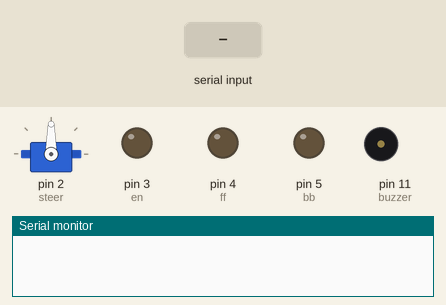
A sketch run on a simulated Arduino Uno, built with avr-gcc and run on an emulated ATmega328P. Parts: servo, output pins drawn as LEDs (lit = HIGH), buzzer (waves = sounding, pin HIGH), the last lines printed to the serial monitor. Inputs (shaded band) come from the test bench.

Above: at 1.2 s.
1.3 s: "00" received over Serial
At 1.8 s:
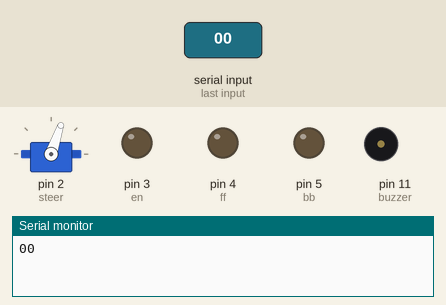
2.8 s: "1" received over Serial
At 4.0 s:
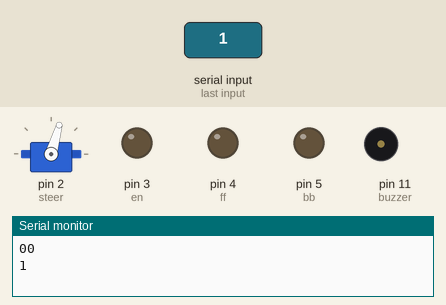
Timing chart, 0 to 5.8 s (numbered marks = the images above; inputs shaded):
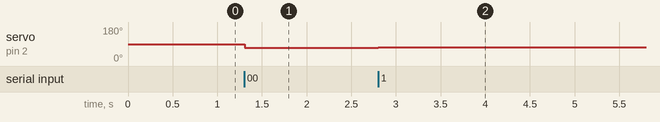

Measured:
- after the input at 1.3 s, servo on pin 2 (steer): 90° → 71° at once
- after the input at 2.8 s, servo on pin 2 (steer): 71° → 74° at once

The sketch:

Arduino-Bluetooth-Rc-Car.ino
```cpp
#include <Servo.h>

Servo steer;

const int ff = 4;
const int bb = 5;
const int en = 3;
const int buzzer = 11;
String readString;

int hiz;

void setup()
{
  Serial.begin(9600);
  pinMode(ff , OUTPUT);
  pinMode(bb , OUTPUT);
  pinMode(en , OUTPUT);
  pinMode(buzzer , OUTPUT);
  steer.attach(2);
}
void loop()
{
  while (Serial.available())
  {
    delay(3);
    char c = Serial.read();
    readString += c;
  }
  if (readString.length() >0)
  {
    Serial.println(readString);

    if (readString == "00")
    {
      steer.write(71);
    }
    if (readString == "1")
    {
      steer.write(74);
    }
    if (readString == "2")
    {
      steer.write(75);
    }
    if (readString == "3")
    {
      steer.write(77);
    }
    if (readString == "4")
    {
      steer.write(78);
    }
    if (readString == "5")
    {
      steer.write(80);
    }
    if (readString == "6")
    {
      steer.write(81);
    }
    if (readString == "7")
    {
      steer.write(83);
    }
    if (readString == "8")
    {
      steer.write(84);
    }
    if (readString == "9")
    {
      steer.write(86);
    }
    if (readString == "110")
    {
      steer.write(88);
    }
    if (readString == "11")
    {
      steer.write(89);
    }
    if (readString == "12")
    {
      steer.write(91);
    }
    if (readString == "13")
    {
      steer.write(92);
    }
    if (readString == "14")
    {
      steer.write(94);
    }
    if (readString == "15")
    {
      steer.write(95);
    }
    if (readString == "16")
    {
      steer.write(97);
    }
    if (readString == "17")
    {
      steer.write(98);
    }
    if (readString == "18")
    {
      steer.write(100);
    }

    if (readString == "0")
    {
      hiz = 0;
    }
    if (readString == "10")
    {
      hiz = 25;
    }
    if (readString == "20")
    {
      hiz = 50;
    }
    if (readString == "30")
    {
      hiz = 75;
    }
    if (readString == "40")
    {
      hiz = 100;
    }
    if (readString == "50")
    {
      hiz = 125;
    }
    if (readString == "60")
    {
      hiz = 150;
    }
    if (readString == "70")
    {
      hiz = 175;
    }
    if (readString == "80")
    {
      hiz = 200;
    }
    if (readString == "90")
    {
      hiz = 225;
    }
    if (readString == "100")
    {
      hiz = 255;
    }
    if (readString == "f")
    {
      analogWrite(en , hiz);
      digitalWrite(ff , HIGH);
      digitalWrite(bb , LOW);
    }
    if (readString == "b")
    {
      analogWrite(en , hiz);
      digitalWrite(ff , LOW);
      digitalWrite(bb , HIGH);
    }
    if (readString == "s")
    {
      analogWrite(en , 0);
      digitalWrite(ff , LOW);
      digitalWrite(bb , LOW);
    }
    if (readString == "so")
    {
      digitalWrite(buzzer , HIGH);
    }
    if (readString == "sh")
    {
      digitalWrite(buzzer , LOW);
    }
    readString="";
  }
}
```
